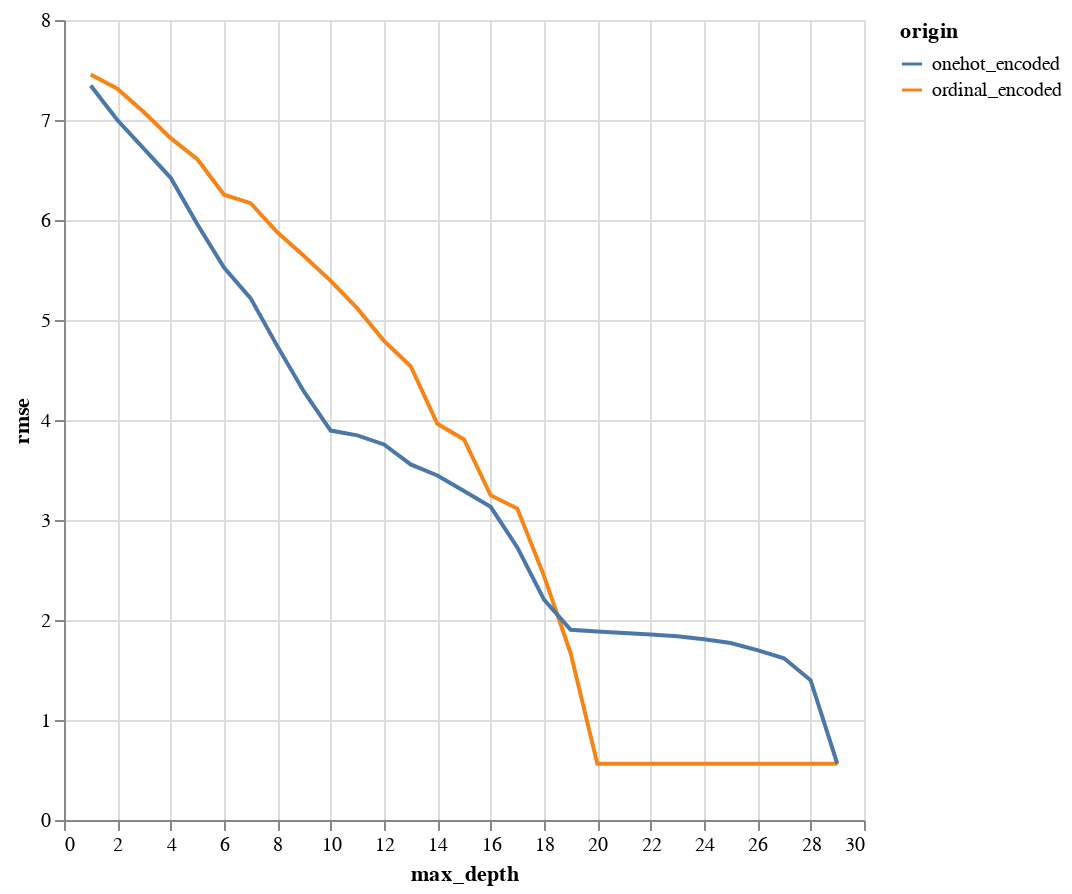

The cell this chart's notebook holds for it:
### Code cell
alt.Chart(multi_rmse_source).mark_line().encode(
    x='max_depth',
    y='rmse',
    color='origin'
).properties(
    width=400,
    height=400
)

### Figure 1 — Vega-Lite specification as saved in the notebook (floating-point values rounded to 4 significant figures)
{"config": {"view": {"continuousWidth": 300, "continuousHeight": 300}}, "data": {"name": "data-6163c2f5c2b683804a9a8d7907b1100f"}, "mark": {"type": "line"}, "encoding": {"color": {"field": "origin", "type": "nominal"}, "x": {"field": "max_depth", "type": "quantitative"}, "y": {"field": "rmse", "type": "quantitative"}}, "height": 400, "width": 400, "$schema": "https://vega.github.io/schema/vega-lite/v5.16.3.json", "datasets": {"data-6163c2f5c2b683804a9a8d7907b1100f": [{"max_depth": 1, "rmse": 7.455, "origin": "ordinal_encoded"}, {"max_depth": 2, "rmse": 7.313, "origin": "ordinal_encoded"}, {"max_depth": 3, "rmse": 7.077, "origin": "ordinal_encoded"}, {"max_depth": 4, "rmse": 6.819, "origin": "ordinal_encoded"}, {"max_depth": 5, "rmse": 6.607, "origin": "ordinal_encoded"}, {"max_depth": 6, "rmse": 6.253, "origin": "ordinal_encoded"}, {"max_depth": 7, "rmse": 6.169, "origin": "ordinal_encoded"}, {"max_depth": 8, "rmse": 5.877, "origin": "ordinal_encoded"}, {"max_depth": 9, "rmse": 5.639, "origin": "ordinal_encoded"}, {"max_depth": 10, "rmse": 5.391, "origin": "ordinal_encoded"}, {"max_depth": 11, "rmse": 5.116, "origin": "ordinal_encoded"}, {"max_depth": 12, "rmse": 4.79, "origin": "ordinal_encoded"}, {"max_depth": 13, "rmse": 4.538, "origin": "ordinal_encoded"}, {"max_depth": 14, "rmse": 3.962, "origin": "ordinal_encoded"}, {"max_depth": 15, "rmse": 3.805, "origin": "ordinal_encoded"}, {"max_depth": 16, "rmse": 3.247, "origin": "ordinal_encoded"}, {"max_depth": 17, "rmse": 3.114, "origin": "ordinal_encoded"}, {"max_depth": 18, "rmse": 2.442, "origin": "ordinal_encoded"}, {"max_depth": 19, "rmse": 1.667, "origin": "ordinal_encoded"}, {"max_depth": 20, "rmse": 0.5614, "origin": "ordinal_encoded"}, {"max_depth": 21, "rmse": 0.5614, "origin": "ordinal_encoded"}, {"max_depth": 22, "rmse": 0.5614, "origin": "ordinal_encoded"}, {"max_depth": 23, "rmse": 0.5614, "origin": "ordinal_encoded"}, {"max_depth": 24, "rmse": 0.5614, "origin": "ordinal_encoded"}, {"max_depth": 25, "rmse": 0.5614, "origin": "ordinal_encoded"}, {"max_depth": 26, "rmse": 0.5614, "origin": "ordinal_encoded"}, {"max_depth": 27, "rmse": 0.5614, "origin": "ordinal_encoded"}, {"max_depth": 28, "rmse": 0.5614, "origin": "ordinal_encoded"}, {"max_depth": 29, "rmse": 0.5614, "origin": "ordinal_encoded"}, {"max_depth": 1, "rmse": 7.345, "origin": "onehot_encoded"}, {"max_depth": 2, "rmse": 6.999, "origin": "onehot_encoded"}, {"max_depth": 3, "rmse": 6.711, "origin": "onehot_encoded"}, {"max_depth": 4, "rmse": 6.422, "origin": "onehot_encoded"}, {"max_depth": 5, "rmse": 5.958, "origin": "onehot_encoded"}, {"max_depth": 6, "rmse": 5.524, "origin": "onehot_encoded"}, {"max_depth": 7, "rmse": 5.216, "origin": "onehot_encoded"}, {"max_depth": 8, "rmse": 4.739, "origin": "onehot_encoded"}, {"max_depth": 9, "rmse": 4.283, "origin": "onehot_encoded"}, {"max_depth": 10, "rmse": 3.894, "origin": "onehot_encoded"}, {"max_depth": 11, "rmse": 3.846, "origin": "onehot_encoded"}, {"max_depth": 12, "rmse": 3.755, "origin": "onehot_encoded"}, {"max_depth": 13, "rmse": 3.556, "origin": "onehot_encoded"}, {"max_depth": 14, "rmse": 3.445, "origin": "onehot_encoded"}, {"max_depth": 15, "rmse": 3.289, "origin": "onehot_encoded"}, {"max_depth": 16, "rmse": 3.132, "origin": "onehot_encoded"}, {"max_depth": 17, "rmse": 2.726, "origin": "onehot_encoded"}, {"max_depth": 18, "rmse": 2.204, "origin": "onehot_encoded"}, {"max_depth": 19, "rmse": 1.903, "origin": "onehot_encoded"}, {"max_depth": 20, "rmse": 1.884, "origin": "onehot_encoded"}, {"max_depth": 21, "rmse": 1.869, "origin": "onehot_encoded"}, {"max_depth": 22, "rmse": 1.856, "origin": "onehot_encoded"}, {"max_depth": 23, "rmse": 1.836, "origin": "onehot_encoded"}, {"max_depth": 24, "rmse": 1.807, "origin": "onehot_encoded"}, {"max_depth": 25, "rmse": 1.77, "origin": "onehot_encoded"}, {"max_depth": 26, "rmse": 1.699, "origin": "onehot_encoded"}, {"max_depth": 27, "rmse": 1.617, "origin": "onehot_encoded"}, {"max_depth": 28, "rmse": 1.397, "origin": "onehot_encoded"}, {"max_depth": 29, "rmse": 0.5614, "origin": "onehot_encoded"}]}}
